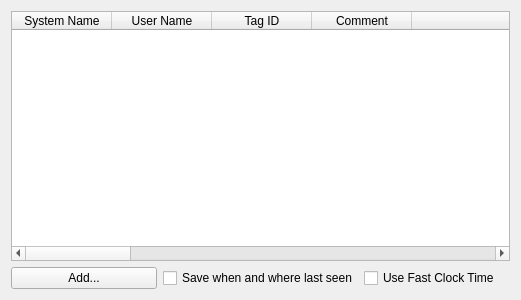
<?xml version="1.0" encoding="UTF-8"?>
<ui version="4.0">
 <class>IdTagsWidget</class>
 <widget class="QWidget" name="IdTagsWidget">
  <property name="geometry">
   <rect>
    <x>0</x>
    <y>0</y>
    <width>521</width>
    <height>300</height>
   </rect>
  </property>
  <property name="windowTitle">
   <string>Form</string>
  </property>
  <layout class="QGridLayout" name="gridLayout">
   <item row="1" column="0">
    <widget class="QPushButton" name="btnAdd">
     <property name="text">
      <string>Add...</string>
     </property>
    </widget>
   </item>
   <item row="1" column="1">
    <widget class="QCheckBox" name="chkSaveWhen">
     <property name="text">
      <string>Save when and where last seen</string>
     </property>
    </widget>
   </item>
   <item row="1" column="2">
    <widget class="QCheckBox" name="chkFastClock">
     <property name="text">
      <string>Use Fast Clock Time</string>
     </property>
    </widget>
   </item>
   <item row="0" column="0" colspan="3">
    <widget class="QTableWidget" name="tableWidget">
     <property name="columnCount">
      <number>18</number>
     </property>
     <column>
      <property name="text">
       <string>System Name</string>
      </property>
     </column>
     <column>
      <property name="text">
       <string>User Name</string>
      </property>
     </column>
     <column>
      <property name="text">
       <string>Tag ID</string>
      </property>
     </column>
     <column>
      <property name="text">
       <string>Comment</string>
      </property>
     </column>
     <column>
      <property name="text">
       <string/>
      </property>
     </column>
     <column>
      <property name="text">
       <string>Where seen</string>
      </property>
     </column>
     <column>
      <property name="text">
       <string>When seen</string>
      </property>
     </column>
     <column>
      <property name="text">
       <string/>
      </property>
     </column>
     <column>
      <property name="text">
       <string>Roster Id</string>
      </property>
     </column>
     <column>
      <property name="text">
       <string/>
      </property>
     </column>
     <column/>
     <column/>
     <column/>
     <column/>
     <column/>
     <column/>
     <column/>
     <column/>
    </widget>
   </item>
  </layout>
 </widget>
 <resources/>
 <connections/>
</ui>
